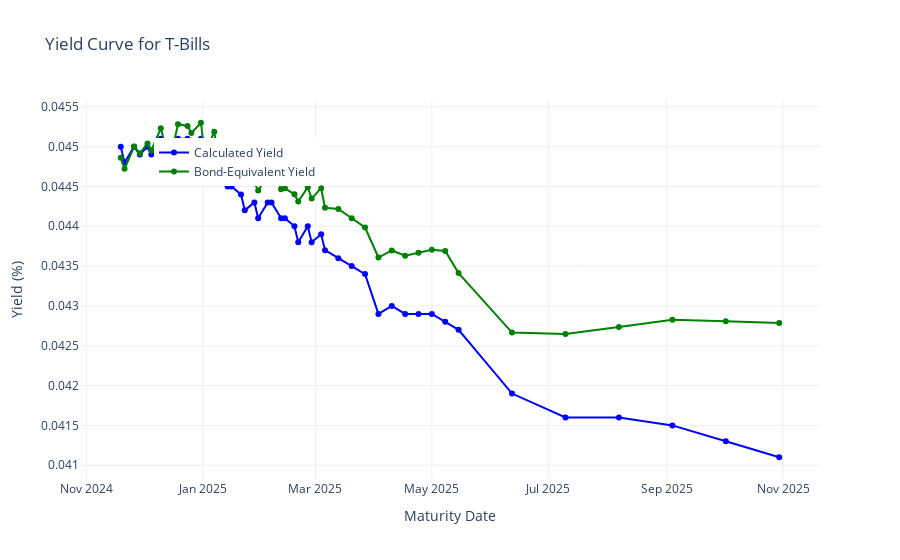

The notebook cell saved with this chart:
### Code cell
fig = go.Figure()

fig.add_trace(go.Scatter(x=t_df['maturity_date'], y=t_df['calculated_yield'], mode='markers+lines', 
                         name='Calculated Yield', marker=dict(color='blue'), line=dict(color='blue')))

fig.add_trace(go.Scatter(x=t_df['maturity_date'], y=t_df['bond_equivalent_yield'], mode='markers+lines', 
                         name='Bond-Equivalent Yield', marker=dict(color='green'), line=dict(color='green')))

fig.update_layout(
    title="Yield Curve for T-Bills",
    xaxis_title="Maturity Date",
    yaxis_title="Yield (%)",
    legend=dict(x=0.1, y=0.9),
    template="plotly_white"
)

fig.show()
